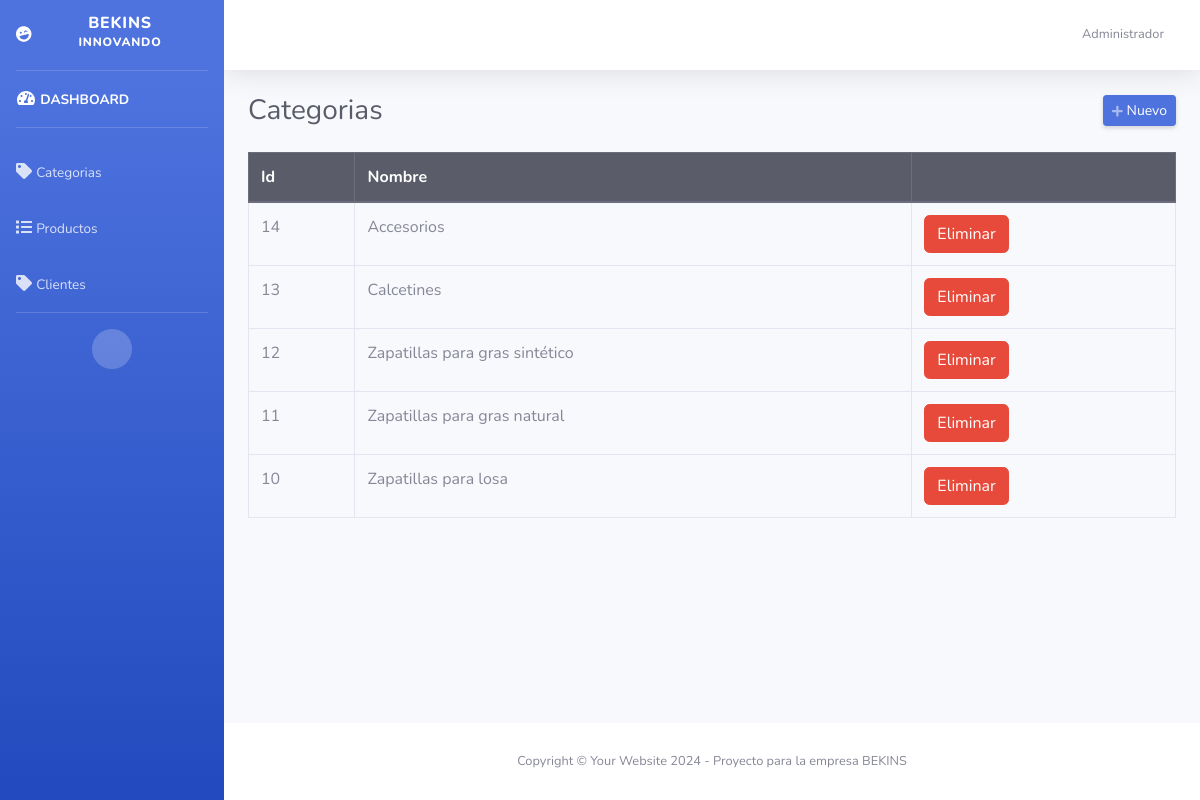
/admin/categorias.php (signed in), run on the app's committed database.
### tables this page shows
CREATE TABLE `categorias` (
  `id` int(11) NOT NULL,
  `categoria` varchar(50) NOT NULL
);

### admin/categorias.php (the view, shortened to what this page needs)
<?php
require_once "../config/conexion.php";
include("includes/header.php");
?>
<div class="d-sm-flex align-items-center justify-content-between mb-4">
    <h1 class="h3 mb-0 text-gray-800">Categorias</h1>
    <a href="#" class="d-none d-sm-inline-block btn btn-sm btn-primary shadow-sm" id="abrirCategoria"><i class="fas fa-plus fa-sm text-white-50"></i> Nuevo</a>
</div>
<div class="row">
    <div class="col-md-12">
        <div class="table-responsive">
            <table class="table table-hover table-bordered" style="width: 100%;">
                <thead class="thead-dark">
                    <tr>
                        <th>Id</th>
                        <th>Nombre</th>
                        <th></th>
                    </tr>
                </thead>
                <tbody>
                    <?php
                    $query = mysqli_query($conexion, "SELECT * FROM categorias ORDER BY id DESC");
                    while ($data = mysqli_fetch_assoc($query)) { ?>
                        <tr>
                            <td><?php echo $data['id']; ?></td>
                            <td><?php echo $data['categoria']; ?></td>
                            <td>
                                <form method="post" action="eliminar.php?accion=cli&id=<?php echo $data['id']; ?>" class="d-inline eliminar">
                                    <button class="btn btn-danger" type="submit">Eliminar</button>
                                </form>
                            </td>
                        </tr>
                    <?php } ?>
                </tbody>
            </table>
        </div>
    </div>
</div>
<?php include("includes/footer.php"); ?>

### data on the page
categorias: id "14", categoria "Accesorios"
categorias: id "13", categoria "Calcetines"
categorias: id "12", categoria "Zapatillas para gras sintético"
categorias: id "11", categoria "Zapatillas para gras natural"
categorias: id "10", categoria "Zapatillas para losa"

### other printed values
$_SESSION['nombre'] "Administrador"
